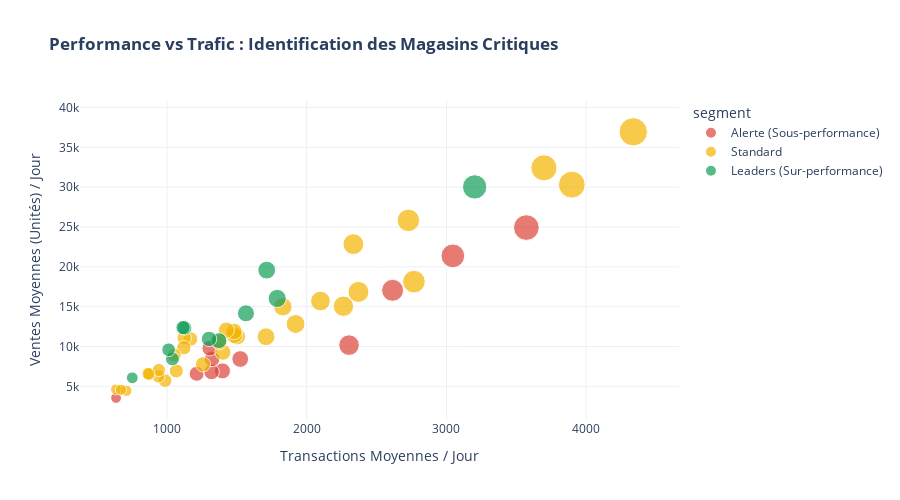

The notebook cell this image was saved under:
### Markdown cell above
## 3) Graphique 1 — Paysage de segmentation (Trafic vs Ventes)

Cartographie du parc : trafic moyen vs ventes moyennes, couleur = segment.

### Code cell
fig1 = px.scatter(
    df_kpi,
    x="avg_transactions",
    y="avg_daily_sales",
    color="segment",
    size="avg_transactions",
    hover_name="city",
    color_discrete_map={
        "Leaders (Sur-performance)": "#0F9D58",
        "Standard": "#F4B400",
        "Alerte (Sous-performance)": "#DB4437",
    },
    title="<b> Performance vs Trafic : Identification des Magasins Critiques</b>",
    labels={
        "avg_transactions": "Transactions Moyennes / Jour",
        "avg_daily_sales": "Ventes Moyennes (Unités) / Jour",
    },
)
fig1.update_layout(template="plotly_white", height=500)
fig1.show()

### Figure 1 — Plotly figure (JSON) as saved in the notebook; plotly's stock layout.template omitted (floating-point values rounded to 4 significant figures)
{"data": [{"hovertemplate": "<b>%{hovertext}</b><br><br>segment=Alerte (Sous-performance)<br>Transactions Moyennes / Jour=%{marker.size}<br>Ventes Moyennes (Unités) / Jour=%{y}<extra></extra>", "hovertext": ["Quito", "Latacunga", "Riobamba", "Ibarra", "Quito", "Guayaquil", "Guayaquil", "Esmeraldas", "Quito", "Quito", "Ambato"], "legendgroup": "Alerte (Sous-performance)", "marker": {"color": "#DB4437", "size": [1524.0, 1212.0, 1397.0, 1319.0, 1323.0, 635.2, 2303.0, 1305.0, 3572.0, 3046.0, 2614.0], "sizemode": "area", "sizeref": 10.84, "symbol": "circle"}, "mode": "markers", "name": "Alerte (Sous-performance)", "orientation": "v", "showlegend": true, "type": "scatter", "x": [1524.0, 1212.0, 1397.0, 1319.0, 1323.0, 635.2, 2303.0, 1305.0, 3572.0, 3046.0, 2614.0], "xaxis": "x", "y": [8431.0, 6578.0, 6934.0, 6814.0, 8442.0, 3545.0, 10180.0, 9781.0, 24930.0, 21380.0, 17050.0], "yaxis": "y"}, {"hovertemplate": "<b>%{hovertext}</b><br><br>segment=Standard<br>Transactions Moyennes / Jour=%{marker.size}<br>Ventes Moyennes (Unités) / Jour=%{y}<extra></extra>", "hovertext": ["Quito", "Quito", "Santo Domingo", "Quito", "Quito", "Quito", "Quito", "Cayambe", "Latacunga", "Santo Domingo", "Guaranda", "Ambato", "Guayaquil", "Salinas", "Guayaquil", "Daule", "Guayaquil", "Guayaquil", "Guayaquil", "Babahoyo", "Playas", "Libertad", "Cuenca", "Loja", "Cuenca", "Machala", "Quito", "Quito", "Quito", "Quito", "Manta", "El Carmen"], "legendgroup": "Standard", "marker": {"color": "#F4B400", "size": [1920.0, 1503.0, 1400.0, 1829.0, 2767.0, 2098.0, 986.6, 2370.0, 938.2, 873.3, 1257.0, 1066.0, 2263.0, 941.4, 634.7, 1482.0, 1167.0, 1123.0, 707.6, 1374.0, 670.6, 1121.0, 1479.0, 1709.0, 1424.0, 1052.0, 4337.0, 3698.0, 3897.0, 2728.0, 2334.0, 865.9], "sizemode": "area", "sizeref": 10.84, "symbol": "circle"}, "mode": "markers", "name": "Standard", "orientation": "v", "showlegend": true, "type": "scatter", "x": [1920.0, 1503.0, 1400.0, 1829.0, 2767.0, 2098.0, 986.6, 2370.0, 938.2, 873.3, 1257.0, 1066.0, 2263.0, 941.4, 634.7, 1482.0, 1167.0, 1123.0, 707.6, 1374.0, 670.6, 1121.0, 1479.0, 1709.0, 1424.0, 1052.0, 4337.0, 3698.0, 3897.0, 2728.0, 2334.0, 865.9], "xaxis": "x", "y": [12830.0, 11250.0, 9283.0, 14980.0, 18140.0, 15710.0, 5721.0, 16850.0, 6260.0, 6541.0, 7761.0, 6937.0, 15060.0, 7051.0, 4617.0, 11420.0, 10940.0, 11100.0, 4457.0, 10560.0, 4570.0, 9859.0, 11890.0, 11230.0, 12060.0, 8922.0, 36950.0, 32420.0, 30310.0, 25830.0, 22850.0, 6584.0], "yaxis": "y"}, {"hovertemplate": "<b>%{hovertext}</b><br><br>segment=Leaders (Sur-performance)<br>Transactions Moyennes / Jour=%{marker.size}<br>Ventes Moyennes (Unités) / Jour=%{y}<extra></extra>", "hovertext": ["Quito", "Quito", "Quito", "Quito", "Santo Domingo", "Puyo", "Quevedo", "Machala", "Cuenca", "Guayaquil", "Manta"], "legendgroup": "Leaders (Sur-performance)", "marker": {"color": "#0F9D58", "size": [3202.0, 1789.0, 1371.0, 1565.0, 1127.0, 751.4, 1039.0, 1301.0, 1115.0, 1714.0, 1011.0], "sizemode": "area", "sizeref": 10.84, "symbol": "circle"}, "mode": "markers", "name": "Leaders (Sur-performance)", "orientation": "v", "showlegend": true, "type": "scatter", "x": [3202.0, 1789.0, 1371.0, 1565.0, 1127.0, 751.4, 1039.0, 1301.0, 1115.0, 1714.0, 1011.0], "xaxis": "x", "y": [30030.0, 16030.0, 10740.0, 14170.0, 12330.0, 6074.0, 8442.0, 10950.0, 12380.0, 19590.0, 9593.0], "yaxis": "y"}], "layout": {"height": 500, "legend": {"itemsizing": "constant", "title": {"text": "segment"}, "tracegroupgap": 0}, "title": {"text": "<b> Performance vs Trafic : Identification des Magasins Critiques</b>"}, "xaxis": {"anchor": "y", "domain": [0, 1], "title": {"text": "Transactions Moyennes / Jour"}}, "yaxis": {"anchor": "x", "domain": [0, 1], "title": {"text": "Ventes Moyennes (Unités) / Jour"}}}}
